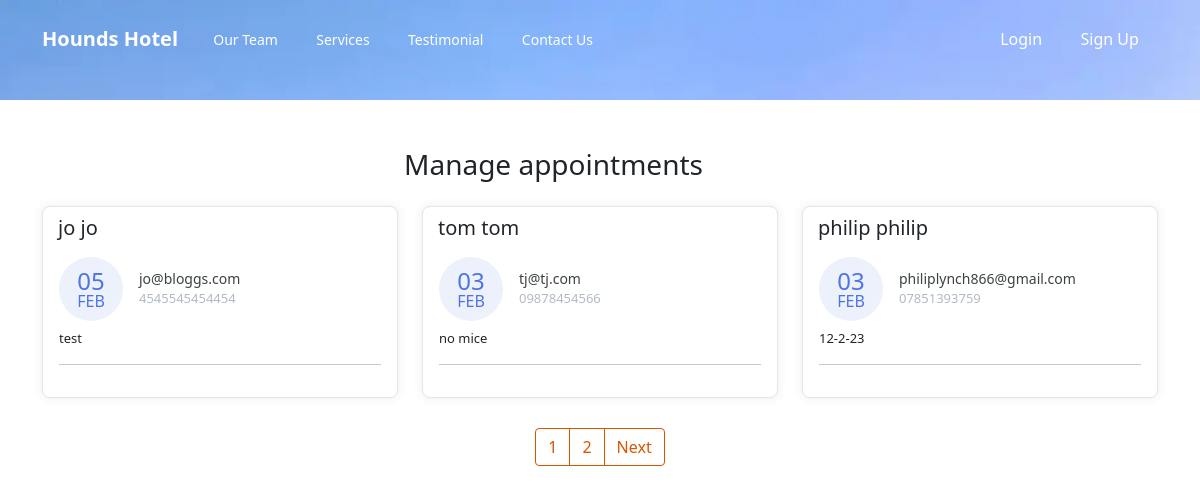
The app's page /manage-appointments/, older data.
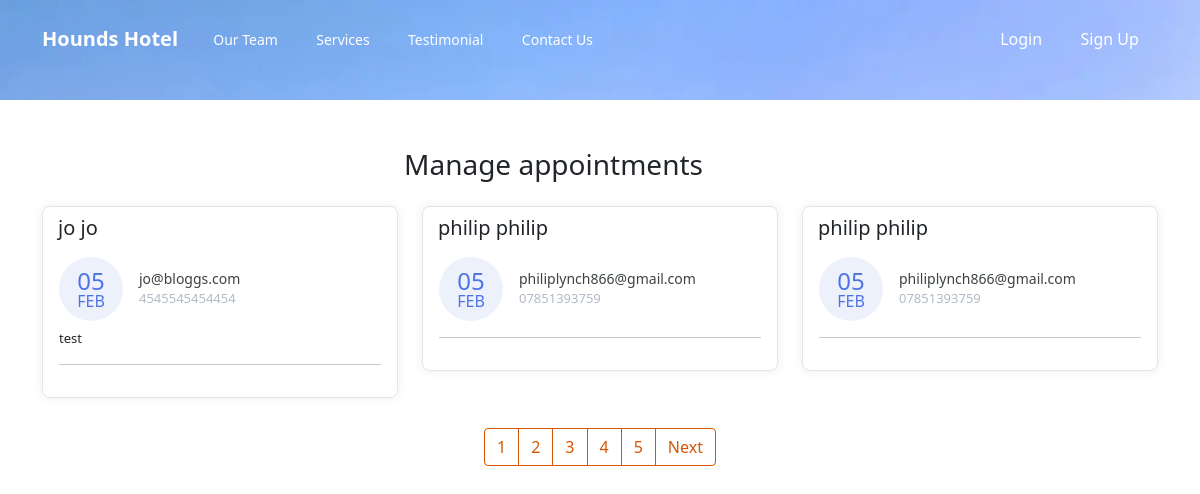
The same page, newer data.
### hounds/models.py (models this page shows, shortened)
class Appointment(models.Model):
    first_name = models.CharField(max_length=50)
    last_name = models.CharField(max_length=50)
    email = models.CharField(max_length=50)
    phone = models.CharField(max_length=50)
    request = models.TextField(blank=True)
    sent_date = models.DateField(auto_now_add=True)
    accepted = models.BooleanField(default=False)
    accepted_date = models.DateField(auto_now_add=False, null=True, blank=True)
    class Meta:
        ordering = ["-sent_date"]

### hounds/views.py (the view, shortened to what this page needs)
# urls.py: path("manage-appointments/", ManageAppointmentTemplateView.as_view(), name="manage"),
class ManageAppointmentTemplateView(ListView):
    template_name = "manage-appointments.html"
    model = Appointment
    context_object_name = "appointments"
    login_required = True
    paginate_by = 3
    def get_context_data(self,*args, **kwargs):
        context = super().get_context_data(*args, **kwargs)
        appointments = Appointment.objects.all()
        context.update({
            "title":"Manage Appointments"
        })
        return context

### hounds/context_processors.py (called while the page is built)
def get_notification(request):
    count = Appointment.objects.filter(accepted=False).count()
    data = {
        "count":count
    }
    return data

### templates/manage-appointments.html (shortened to what this page needs)
{% extends 'base.html' %}
{% block content %}
    <div class="container mt-5">
        <div class="col-11 text-center mt-4 mb-4">
            <h3>
                Manage appointments
            </h3>
        </div>
        <div class="row">
        {% for app in appointments %}
            <div class="col-lg-4">
                <div class="card card-margin">
                    <div class="card-header no-border">
                        <h5 class="card-title">{{app.first_name}} {{app.last_name}}</h5>
                    </div>
                    <div class="card-body pt-0">
                        <div class="widget-49">
                            <div class="widget-49-title-wrapper">
                                <div class="widget-49-date-primary">
                                    <span class="widget-49-date-day">{{app.sent_date|date:"d"}}</span>
                                    <span class="widget-49-date-month">{{app.sent_date|date:"M"}}</span>
                                </div>
                                <div class="widget-49-meeting-info">
                                    <span class="widget-49-pro-title">{{app.email}}</span>
                                    <span class="widget-49-meeting-time">{{app.phone}}</span>
                                </div>
                            </div>
                            <div class="widget-49-meeting-points">
                                <span>{{app.request}}</span>
                            </div>
                            <hr class="w-100">
                        </div>
                    </div>
                </div>
            </div>
        {% endfor %}
        </div>
        {% if is_paginated %}
        <div class="wrapper">
            <nav aria-label="Page navigation example">
                <ul class="pagination">
                    {% for number in page_obj.paginator.page_range %}
                    <li class="page-item"><a class="page-link" href="?page={{number}}">{{number}}</a></li>
                    {% endfor %}
                    {% if page_obj.has_next %}
                    <li class="page-item"><a class="page-link" href="?page={{page_obj.prebious_page_number}}">Next</a></li>
                    {% endif %}
                </ul>
            </nav>
        </div>
        {% endif %}
{% endblock content %}

### templates/base.html (shortened to what this page needs)
{% load static %}
<!DOCTYPE html>
<html lang="en">
<head>
  <link href="{% static 'css/bootstrap.min.css' %}" rel="stylesheet">
  <link rel="stylesheet" href="{% static 'css/all.min.css' %}" />
  <link rel="stylesheet" href="{% static 'css/styles.css' %}" />
</head>
<body>
    <div class="header" style="background: url('{% static 'img/hero.jpeg' %}') no-repeat; background-size: cover;
    {% if 'appointment' in request.path %}
    max-height:10px!important;min-height:10px!important;
    {% endif %}
    ">
  <nav class="navbar navbar-expand-lg navbar-dark">
    <div class="container"><a class="navbar-brand" href="{% url 'home' %}">Hounds Hotel</a>
        <div class="collapse navbar-collapse" id="navbarSupportedContent">
            <ul class="navbar-nav flex-grow-1 smaller-font">
                <li class="nav-item" role="presentation">
                    <a class="nav-link active" href="{% url 'home' %}#team">Our Team</a>
                </li>
                <li class="nav-item" role="presentation">
                    <a class="nav-link active" href="{% url 'home' %}#services">Services</a>
                </li>
                <li class="nav-item" role="presentation">
                    <a class="nav-link active" href="{% url 'home' %}#reviews">Testimonial</a>
                </li>
                <li class="nav-item" role="presentation">
                    <a class="nav-link active" href="{% url 'home' %}#contact">Contact Us</a>
                </li>
            </ul>
            <ul class="navbar-nav ms-auto">
                {% if request.user.is_authenticated %}
                {% if user.is_staff %}
                <li class="nav-item">
                    <form method="post" action="{% url 'logout' %}">
                        {% csrf_token %}
                        <button type="submit" class="btn btn-link nav-link">Logout</button>
                    </form>
                </li>
                {% else %}
                <li class="nav-item">
                    <form method="post" action="{% url 'logout' %}">
                        {% csrf_token %}
                        <button type="submit" class="btn btn-link nav-link">Logout</button>
                    </form>
                </li>
                {% endif %}
                {% else %}
                <li class="nav-item" role="presentation">
                    <a class="nav-link active" href="{% url 'login' %}">Login</a>
                </li>
                <li class="nav-item" role="presentation">
                    <a class="nav-link active" href="{% url 'signup' %}">Sign Up</a>
                </li>
                {% endif %}
            </ul>
        </div>
    </div>
  </nav>
</div>
    {% block content %}{% endblock content %}
</body>
</html>

### static/css/styles.css (style rules this page uses)
@media (min-width:768px) { .header { padding-bottom: 100px; text-align: center; } }
@media (min-width: 576px) { .header { padding-bottom: 100px; text-align: center; } }
.header .navbar { background: transparent; padding-top: .75rem; padding-bottom: .75rem; color: #fff; border-radius: 0; box-shadow: none; border: none; }
@media (min-width:768px) { .header .navbar { padding-top: 1rem; padding-bottom: 1rem; } }
.header .navbar .navbar-brand { font-weight: bold; color: inherit; }
.header .navbar .navbar-collapse { border-top: 1px solid rgba(255, 255, 255, 0.3); margin-top: .5rem; }
@media (min-width:768px) { .header .navbar .navbar-collapse { border-color: transparent; margin: 0; } }
.header .navbar .navbar-nav a.active, .header .navbar .navbar-nav>.show .dropdown-item { background: none; box-shadow: none; }
@media (min-width: 768px) { .header .navbar-nav .nav-link { padding-left: .7rem; padding-right: .7rem; } }
@media (min-width: 992px) { .header .navbar-nav .nav-link { padding-left: 1.2rem; padding-right: 1.2rem; } }
@media (min-width: 768px) { .navbar-nav>li>a { padding-top: 10px; padding-bottom: 10px; } }
.smaller-font .nav-link { font-size: 14px; }

Row changes from the older to the newer data that the page shows:
no longer on this page (row unchanged): Appointment: first_name "tom", last_name "tom", sent_date "03", sent_date "FEB", email "tj@tj.com", phone "09878454566", request "no mice"
no longer on this page (row unchanged): Appointment: first_name "philip", last_name "philip", sent_date "03", sent_date "FEB", email "philiplynch866@gmail.com", phone "07851393759", request "12-2-23"
added Appointment: first_name "philip", last_name "philip", sent_date "05", sent_date "FEB", email "philiplynch866@gmail.com", phone "07851393759"
added Appointment: first_name "philip", last_name "philip", sent_date "05", sent_date "FEB", email "philiplynch866@gmail.com", phone "07851393759"
Text that changed along with them:
new list line: "3"
new list line: "4"
new list line: "5"
